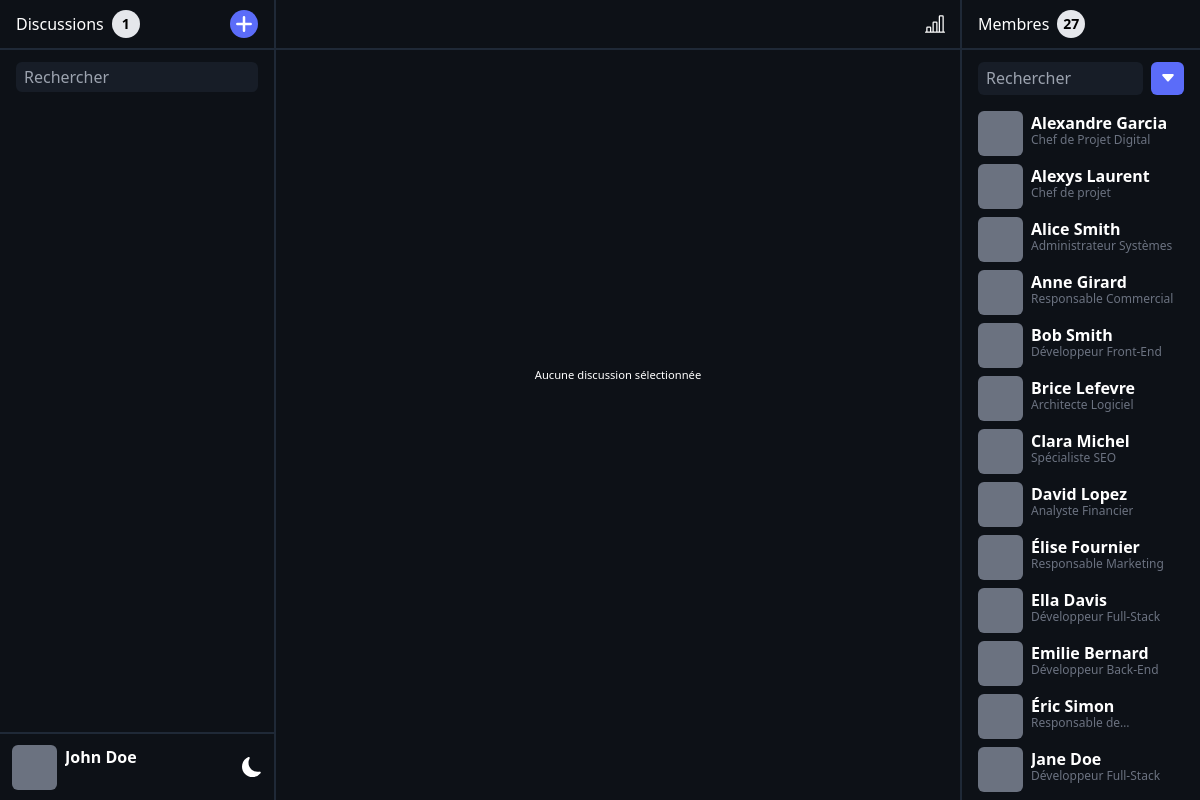
Page /ChatSphere/index.php?token=test on the committed database.
### tables this page shows
create table
    users(
        idUser int NOT NULL auto_increment,
        idEntreprise int not null,
        nom VARCHAR(50) NOT NULL,
        prenom VARCHAR(50) NOT null,
        email varchar(50) not null,
        hashedPass VARCHAR(50) NOT NULL,
        metier VARCHAR(50) NOT NULL,
        pp VARCHAR(255) DEFAULT 'default.png',
        theme VARCHAR(5) NOT NULL DEFAULT 'dark',
        statut enum(
            'Absent',
            'En ligne',
            'Occupé',
            'Hors ligne'
        ) NOT NULL DEFAULT 'Hors ligne',
        constraint PK_USER PRIMARY KEY(idUser),
        constraint FK_USER_ENTREPRISE FOREIGN KEY(idEntreprise) REFERENCES entreprises(idEntreprise)
    );

### ChatSphere/Controller/config_bdd.php (called while the page is built)
<?php
$serveur = "localhost";
$bdd = "syncpro";
$user = "root";
$mdp = "";

### ChatSphere/Model/model.class.php (called while the page is built, shortened)
<?php
class Modele
{
    private $unPDO;
    public function __construct($serveur, $bdd, $user, $mdp)
    {
        $this->unPDO = null;
        try {
            $url = "mysql:host=" . $serveur . ";dbname=" . $bdd;
            $this->unPDO = new PDO(
                $url,
                $user,
                $mdp,
                array(PDO::MYSQL_ATTR_INIT_COMMAND => "SET NAMES utf8")
            );
        } catch (PDOException $exp) {
            echo "<br> Erreur de connexion à la BDD!";
            echo $exp->getMessage();
        }
    }
    public function getAllColleagues($idUser)
    {
        $sql = "select * from users where idEntreprise = (select idEntreprise from users where idUser = :idUser ) and not idUser = :idUser order by prenom, nom;";
        $donnees = array(
            ":idUser" => $idUser
        );
        $select = $this->unPDO->prepare($sql);
        $select->execute($donnees);
        return $select->fetchAll();
    }
    public function checkToken($token)
    {
        $sql = "select * from token where token = :token;";
        $donnees = array(
            ":token" => $token
        );
        $select = $this->unPDO->prepare($sql);
        $select->execute($donnees);
        $token = $select->fetch();
        if ($select->rowCount() == 1) {
            $tokenDate = $token['expireAt'];
            if (strtotime($tokenDate) < strtotime(date("Y-m-d H:i:s"))) {
                return false;
            } else {
                $sql = "select * from users where idUser = (select idUser from token where token = :token);";
                $donnees = array(
                    ":token" => $token['token']
                );
                $select = $this->unPDO->prepare($sql);
                $select->execute($donnees);
                $user = $select->fetch();
                return $user;
            }
        } else {
            return false;
        }
    }
    public function getDiscussionImage($idDiscussion, $idUser)
    {
        if ($this->isDiscussionAGroup($idDiscussion) == true) {
            return array(
                "pp" => "group.png"
            );
        } else {
            $sql = "select idUser, pp from users where idUser = (select idUser from discussions_users where idDiscussion = :idDiscussion and not idUser = :idUser limit 1)";
            $donnees = array(
                ":idDiscussion" => $idDiscussion,
                ":idUser" => $idUser
            );
            $select = $this->unPDO->prepare($sql);
            $select->execute($donnees);
            $image = $select->fetch();
            return $image;
        }
    }
    public function isDiscussionAGroup($idDiscussion)
    {
        $sql = "select * from discussions_users where idDiscussion = :idDiscussion";
        $donnees = array(
            ":idDiscussion" => $idDiscussion
        );
        $select = $this->unPDO->prepare($sql);
        $select->execute($donnees);
        $users = $select->fetchAll();
        if (count($users) > 2) {
            return true;
        } else {
            return false;
        }
    }
    public function getDiscussionsDetails($idUser)
    {
        $sql = "SELECT d.idDiscussion,
        d.nom,
        SUBSTRING_INDEX(MAX(CONCAT(m.timestamp, ':', m.content)), ':', -1) AS dernier_message,
        MAX(m.idMessage) as idDernierMessage,
        (SELECT du_other.idUser
        FROM discussions_users du_other
        WHERE du_other.idDiscussion = d.idDiscussion AND du_other.idUser != :idUser
        LIMIT 1) AS idOtherUser
        FROM discussions d
        INNER JOIN discussions_users du ON d.idDiscussion = du.idDiscussion
        LEFT JOIN messages m ON d.idDiscussion = m.idDiscussion
        WHERE d.idDiscussion IN (
            SELECT idDiscussion
            FROM discussions_users
            WHERE idUser = :idUser
        )
        GROUP BY d.idDiscussion
        ";
        $donnees = array(
            ":idUser" => $idUser
        );
        $select = $this->unPDO->prepare($sql);
        $select->execute($donnees);
        $discussions = $select->fetchAll();
        foreach ($discussions as $i => $discussion) {
            $image = $this->getDiscussionImage($discussion['idDiscussion'], $idUser);
            $discussion['pp'] = $image['pp'];
            $discussions[$i] = $discussion;
            if ($this->isDiscussionAGroup($discussion['idDiscussion']) == false) {
                $sql = "SELECT
                GROUP_CONCAT(DISTINCT CASE WHEN u.idUser != :idUser THEN CONCAT(u.prenom,' ',u.nom) ELSE NULL END) AS participants
            FROM discussions d
            INNER JOIN discussions_users du ON d.idDiscussion = du.idDiscussion
            INNER JOIN users u ON du.idUser = u.idUser
            WHERE d.idDiscussion = $discussion[idDiscussion]
            GROUP BY d.idDiscussion";
                $donnees = array(
                    ":idUser" => $idUser
                );
                $select = $this->unPDO->prepare($sql);
                $select->execute($donnees);
                $discussionWithPersonName = $select->fetch();
                $discussion['nom'] = $discussionWithPersonName['participants'];
                $discussions[$i] = $discussion;
            }
        }
        return $discussions;
    }
}

### ChatSphere/Controller/controller.class.php (called while the page is built, shortened)
<?php
require_once("Model/model.class.php");
class Controleur
{
    private $unModele;
    public function __construct($serveur, $bdd, $user, $mdp)
    {
        $this->unModele = new Modele($serveur, $bdd, $user, $mdp);
    }
    public function getAllColleagues($idUser)
    {
        return $this->unModele->getAllColleagues($idUser);
    }
    public function checkToken($token)
    {
        return $this->unModele->checkToken($token);
    }
    public function getDiscussionsDetails($idUser)
    {
        return $this->unModele->getDiscussionsDetails($idUser);
    }
}

### ChatSphere/index.php (shortened to what this page needs)
<?php
require_once("Controller/config_bdd.php");
require_once("Controller/controller.class.php");
$unControleur = new Controleur($serveur, $bdd, $user, $mdp);
$token = $_GET['token'];
$user = $unControleur->checkToken($token);
?>
<!DOCTYPE html>
<html lang="en" class="<?php echo $user['theme'] ?> select-none">
<head>
    <script src="https://cdn.tailwindcss.com"></script>
    <link rel="stylesheet" href="./css/index.css?">
</head>
<body class="overflow-hidden">
    <div class="flex w-screen h-screen overflow-x-hidden">
        <?php
        require_once("Views/ConversationsSection.php");
        require_once("Views/MessagesSection.php");
        require_once("Views/MembersSection.php");
        ?>
    </div>
</body>
</html>

### ChatSphere/Views/ConversationsSection.php (shortened to what this page needs)
<?php
$discussions = $unControleur->getDiscussionsDetails($user['idUser']);
?>
<div id="convSection" class="lg:w-[23%] w-0 left-0 max-w-[100%]  h-screen absolute lg:relative lg:block lg:bg-white bg-gray-50 overflow-hidden transition-all duration-500 border-e-2 dark:border-gray-800 z-10 dark:bg-dark dark:text-white">
    <div class="h-[50px] flex justify-between items-center p-4 border-b-2 dark:border-gray-800 transition-all duration-500">
        <div class="flex items-center">
            <p id="countDiscussions" class="flex transition-all duration-500 text-black dark:text-white gap-2 items-center">Discussions <span class="flex items-center text-black justify-center font-semibold text-sm w-7 h-7 rounded-full bg-gray-200"><?php echo count($discussions); ?></span></p>
        </div>
        <div class="flex gap-2 items-center">
            <button class="bg-secondary w-7 h-7 rounded-full flex justify-center items-center ">
                <svg xmlns="http://www.w3.org/2000/svg" class="w-5 h-5 text-white" fill="none" viewBox="0 0 24 24" stroke="currentColor">
                    <path stroke-linecap="round" stroke-linejoin="round" stroke-width="3" d="M12 4v16m8-8H4" />
                </svg>
            </button>
        </div>
    </div>
    <div class="flex justify-center ">
        <div class="flex flex-col items-center gap-1 relative w-full">
            <div class="flex w-full justify-between w-full my-3 h-[30px] px-4">
                <input id="searchInput" type="text" placeholder="Rechercher" class="rounded-md bg-userMessage dark:bg-darkHover px-2 py-1 w-full focus:outline-primary dark:focus:outline-black cursor-text text-gray-600 dark:text-gray-400 transition-all duration-500">
            </div>
            <div id="discussionsWrapper" class="w-full flex flex-col gap-2 overflow-y-auto h-[calc(100vh-180px)]
            ">
            </div>
            <div class="flex gap-2 w-full h-[68px] border-t-2 dark:border-gray-800 items-center px-3 justify-between transition-all duration-500">
                <div class="flex gap-2">
                    <div class="bg-cover bg-center aspect-square rounded-md bg-gray-500 w-[45px] h-[45px]" style="background-image: url(https://images.chatsphere.alexyslaurent.com/<?php echo $user['pp']; ?>);"></div>
                    <div class="flex flex-col w-full">
                        <p class="font-semibold w-full text-elipsis line-clamp-1 transition-all duration-500 text-black dark:text-white"><?php echo $user['prenom'] . ' ' . $user['nom']; ?></p>
                    </div>
                </div>
                <div class="">
                    <div onclick="toggleThemeMode()" class="hover:cursor-pointer">
                    </div>
                </div>
            </div>
        </div>
    </div>
</div>

### ChatSphere/Views/MessagesSection.php (shortened to what this page needs)
<div class="lg:w-[57%] w-full overflow-hidden dark:bg-dark transition-all duration-500">
    <nav class="w-full flex h-[50px] border-b-2 dark:border-gray-800 dark:text-white transition-all duration-500">
        <div class="flex w-full items-center ps-4 ">
        </div>
        <div onclick="toggleStats()" class="min-w-[50px] flex">
            <button class="w-full flex  justify-center items-center">
            </button>
        </div>
    </nav>
    <div class="flex flex-col h-[calc(100%-150px)] py-4 relative" id="MessagesWrapper">
        <div id="messagesDiv" class="messagesDiv overflow-y-auto select-text h-full">
            <?php if (isset($_GET['discussion'])) : ?>
                <div class="flex justify-center items-center h-full">
                    <div class="flex flex-col justify-center items-center">
                        <svg id="LoadingDivSpin" class="animate-spin -ml-1 h-10 w-10 text-white" xmlns="http://www.w3.org/2000/svg" fill="none" viewBox="0 0 24 24">
                            <circle class="opacity-25 text-black dark:text-white" cx="12" cy="12" r="10" stroke="currentColor" stroke-width="4"></circle>
                            <path class="opacity-75" fill="currentColor" d="M4 12a8 8 0 018-8V0C5.373 0 0 5.373 0 12h4zm2 5.291A7.962 7.962 0 014 12H0c0 3.042 1.135 5.824 3 7.938l3-2.647z"></path>
                        </svg>
                        <p id="LoadingDivText" class="text-xs mt-2 text-black dark:text-white transition-all duration-500">Chargement...</p>
                    </div>
                </div>
            <?php else : ?>
                <div class="flex justify-center items-center h-full">
                    <div class="flex flex-col justify-center items-center">
                        <p class="text-2xs text-black dark:text-white transition-all duration-500">Aucune discussion sélectionnée</p>
                    </div>
                </div>
            <?php endif; ?>
        </div>
    </div>
</div>

### ChatSphere/Views/MembersSection.php (shortened to what this page needs)
<?php
$colleagues = $unControleur->getAllColleagues($user['idUser']);
?>
<div id="membersSection" class="lg:w-[20%] w-0 max-w-[100%] right-0 h-screen absolute lg:relative lg:block lg:bg-white bg-gray-50 overflow-hidden transition-all duration-500 border-s-2 dark:border-gray-800 dark:bg-dark dark:text-white">
    <div class="h-[50px] flex justify-between items-center p-4 border-b-2 dark:border-gray-800 transition-all duration-500">
        <p class="flex gap-2 items-center text-black dark:text-white transition-all duration-500">Membres <span class="flex items-center text-black justify-center font-semibold text-sm w-7 h-7 rounded-full bg-gray-200"><?php echo count($colleagues); ?></span></p>
    </div>
    <div class="flex flex-col items-center gap-4 relative min-h-[calc(100%-50px)] max-h-[calc(100%-50px)] overflow-hidden">
        <div class="flex w-full mt-3 max-h-[50px] justify-center ">
            <div class="flex w-full ms-4 justify-between">
                <input onkeyup="showColleaguesFiltered()" id="nameInput" type="text" placeholder="Rechercher" class="rounded-md bg-gray-100 px-2 py-1 w-10/12 focus:outline-border cursor-text text-gray-600 dark:bg-darkHover dark:text-white dark:focus:outline-black transition-all duration-500">
                <button onclick='handleShowFilter()' class="bg-secondary ms-2 me-4 rounded-md w-2/12 max-w-[50px] aspect-square flex justify-center items-center">
                    <svg class="relative z-0" xmlns="http://www.w3.org/2000/svg" width="16" height="16" fill="white" class="bi bi-caret-down-fill" viewBox="0 0 16 16">
                        <path d="M7.247 11.14 2.451 5.658C1.885 5.013 2.345 4 3.204 4h9.592a1 1 0 0 1 .753 1.659l-4.796 5.48a1 1 0 0 1-1.506 0z" />
                    </svg>
                </button>
            </div>
        </div>
        <div id="membersWrapper" class="w-full flex flex-col gap-2 overflow-y-auto pb-2">
            <?php
            for ($i = 0; $i < count($colleagues); $i++) {
                echo "<div class='flex max-w-full mx-4 gap-2'>
                            <div class='z-0 bg-cover bg-center aspect-square rounded-md bg-gray-500 w-[45px] h-[45px]' style='" . ($colleagues[$i]['pp'] != 'default.webp' ? "background-image: url(https://images.chatsphere.alexyslaurent.com/" . $colleagues[$i]['pp'] . ")" : 'background-color: #' . substr(md5(utf8_encode($colleagues[$i]['idUser'])), 0, 6)) . "'>
                            <span class='flex text-2xl w-full text-white h-full justify-center items-center " . ($colleagues[$i]['pp'] != 'default.webp' ? 'hidden' : '') . "'>" . mb_substr($colleagues[$i]['prenom'], 0, 1, 'UTF-8') . mb_substr($colleagues[$i]['nom'], 0, 1, 'UTF-8') . "</span>
                            </div>
                            <div class='flex flex-col'>
                                <p class='font-semibold w-full text-elipsis line-clamp-1'>" . $colleagues[$i]['prenom'] . " " . $colleagues[$i]['nom'] . "</p>
                                <span class='w-full line-clamp-1 text-elipsis text-gray-500 text-xs relative top-[-3px]'>" . $colleagues[$i]['metier'] . "</span>
                            </div>
                        </div>";
            }
            ?>
        </div>
    </div>
</div>

### ChatSphere/css/index.css (style rules this page uses)
:is(.dark *) { border-color: #2e2e2e }
body { margin: 0; }
.text-2xs { font-size: 0.7rem; }

### rows in the picture
users: prenom "Alexandre", nom "Garcia", metier "Chef de Projet Digital"
users: prenom "Alexys", nom "Laurent", metier "Chef de projet"
users: prenom "Alice", nom "Smith", metier "Administrateur Systèmes"
users: prenom "Anne", nom "Girard", metier "Responsable Commercial"
users: prenom "Bob", nom "Smith", metier "Développeur Front-End"
users: prenom "Brice", nom "Lefevre", metier "Architecte Logiciel"
users: prenom "Clara", nom "Michel", metier "Spécialiste SEO"
users: prenom "David", nom "Lopez", metier "Analyste Financier"
users: prenom "Élise", nom "Fournier", metier "Responsable Marketing"
users: prenom "Ella", nom "Davis", metier "Développeur Full-Stack"
users: prenom "Emilie", nom "Bernard", metier "Développeur Back-End"
users: prenom "Éric", nom "Simon", metier "Responsable…"
users: prenom "Jane", nom "Doe", metier "Développeur Full-Stack"

### other values in the picture
count($discussions) "1"
$user['prenom'] "John"
$user['nom'] "Doe"
count($colleagues) "27"
